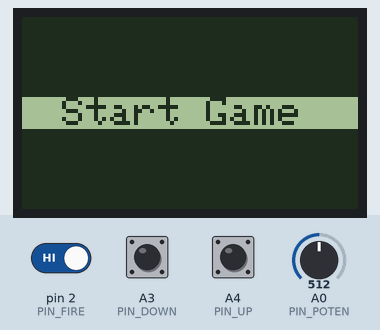
This sketch was run on a simulated Arduino Uno, built with avr-gcc and run on an emulated ATmega328P. Shown: 84×48 one-colour display. The inputs (shaded band) are chosen by the test bench; at power-on: pin 2 (PIN_FIRE) HIGH, A3 (PIN_DOWN) HIGH, A0 (PIN_POTEN) = 512, A4 (PIN_UP) HIGH. Random numbers use the default seed unless the sketch sets one.

Above: at 1.2 s.
1.3 s: pin 2 (PIN_FIRE) driven LOW
At 1.47 s:
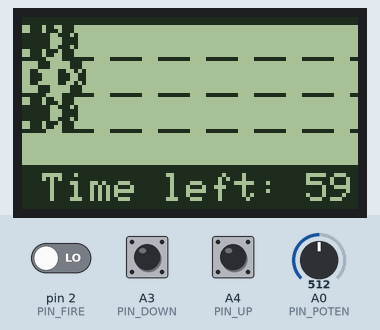
3.7 s: A3 (PIN_DOWN) pulled LOW for 0.15 s
At 5.5 s:
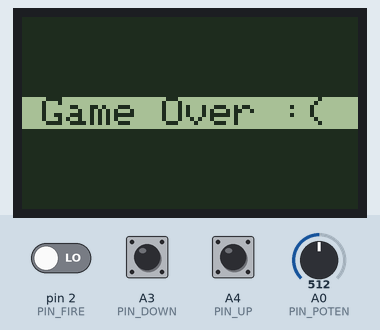
6.8 s: A0 (PIN_POTEN) set to 716
At 7.04 s:
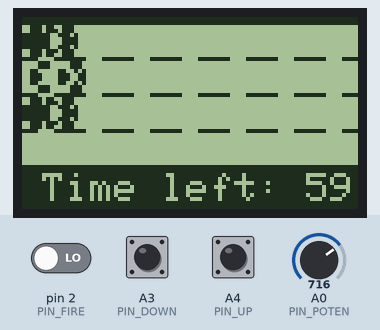
8.3 s: A4 (PIN_UP) pulled LOW for 0.15 s
At 9.1 s:
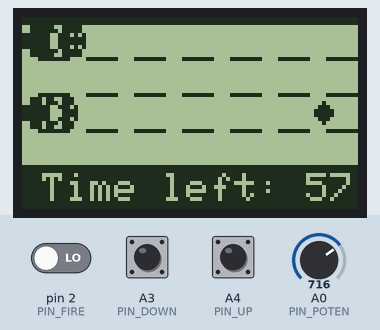
9.9 s: A3 (PIN_DOWN) pulled LOW for 1 s
At 11.6 s:
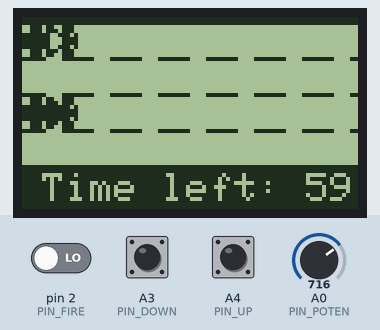
12.4 s: A0 (PIN_POTEN) set to 900
At 18.8 s:
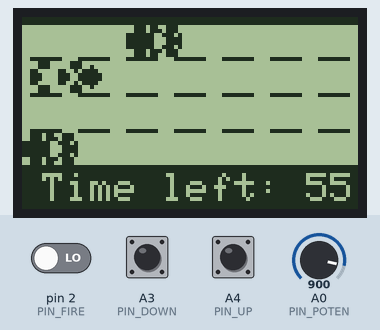
Timing chart, 0 to 20.3 s (numbered marks = the images above; inputs shaded):
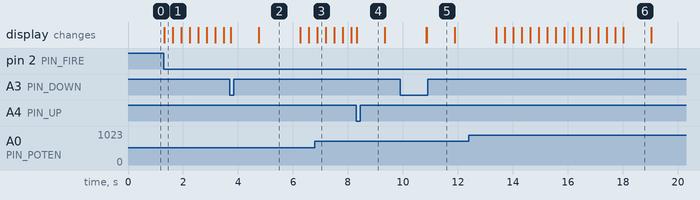

Measured:
- after the input at 1.3 s, the display: changes at once (image 1)
- what the display in image 2 shows lasts 1.5 s, from 4.8 s to 6.3 s
- what the display in image 6 shows lasts 1.0 s, from 18.0 s to 19.0 s

The sketch:

rg19041_Jorge_Run_run.ino
```cpp
#include <SPI.h>
#include <Adafruit_GFX.h>
#include <Adafruit_PCD8544.h>

int RST = 9, CE = 10, DC = 11, DIN = 12, CLK = 13;
Adafruit_PCD8544 display = Adafruit_PCD8544(CLK, DIN, DC, CE, RST);
const int PIN_UP = A4;
const int PIN_DOWN = A3;
const int PIN_FIRE = 2;
const int PIN_POTEN = A0;

const unsigned char white[] PROGMEM = {
  0x38, 0x38, 0x38, 0x38, 0xc1, 0x94, 0xe1, 0xcc, 0xe1, 0xcc, 0xc1, 0x94, 0x38, 0x38, 0x38, 0x38
};

const unsigned char black[] PROGMEM = {
  0x3b, 0x38, 0x3b, 0xb8, 0xfe, 0x74, 0xfe, 0x3c, 0xfe, 0x3c, 0xfe, 0x74, 0x3b, 0xb8, 0x3b, 0x38
};

// 'lanes', 84x19px
const unsigned char lanes [] PROGMEM = {
	0xff, 0x0f, 0xf0, 0xff, 0x0f, 0xf0, 0xff, 0x0f, 0xf0, 0xff, 0x00, 0x00, 0x00, 0x00, 0x00, 0x00,
	0x00, 0x00, 0x00, 0x00, 0x00, 0x00, 0x00, 0x00, 0x00, 0x00, 0x00, 0x00, 0x00, 0x00, 0x00, 0x00,
	0x00, 0x00, 0x00, 0x00, 0x00, 0x00, 0x00, 0x00, 0x00, 0x00, 0x00, 0x00, 0x00, 0x00, 0x00, 0x00,
	0x00, 0x00, 0x00, 0x00, 0x00, 0x00, 0x00, 0x00, 0x00, 0x00, 0x00, 0x00, 0x00, 0x00, 0x00, 0x00,
	0x00, 0x00, 0x00, 0x00, 0x00, 0x00, 0x00, 0x00, 0x00, 0x00, 0x00, 0x00, 0x00, 0x00, 0x00, 0x00,
	0x00, 0x00, 0x00, 0x00, 0x00, 0x00, 0x00, 0x00, 0x00, 0x00, 0x00, 0x00, 0x00, 0x00, 0x00, 0x00,
	0x00, 0x00, 0x00, 0xff, 0x0f, 0xf0, 0xff, 0x0f, 0xf0, 0xff, 0x0f, 0xf0, 0xff, 0x00, 0x00, 0x00,
	0x00, 0x00, 0x00, 0x00, 0x00, 0x00, 0x00, 0x00, 0x00, 0x00, 0x00, 0x00, 0x00, 0x00, 0x00, 0x00,
	0x00, 0x00, 0x00, 0x00, 0x00, 0x00, 0x00, 0x00, 0x00, 0x00, 0x00, 0x00, 0x00, 0x00, 0x00, 0x00,
	0x00, 0x00, 0x00, 0x00, 0x00, 0x00, 0x00, 0x00, 0x00, 0x00, 0x00, 0x00, 0x00, 0x00, 0x00, 0x00,
	0x00, 0x00, 0x00, 0x00, 0x00, 0x00, 0x00, 0x00, 0x00, 0x00, 0x00, 0x00, 0x00, 0x00, 0x00, 0x00,
	0x00, 0x00, 0x00, 0x00, 0x00, 0x00, 0x00, 0x00, 0x00, 0x00, 0x00, 0x00, 0x00, 0x00, 0x00, 0x00,
	0x00, 0x00, 0x00, 0x00, 0x00, 0x00, 0xff, 0x0f, 0xf0, 0xff, 0x0f, 0xf0, 0xff, 0x0f, 0xf0, 0xff,
	0x00
};

// 'finishLine', 6x35px
const unsigned char finishLine [] PROGMEM = {
	0x30, 0x30, 0xcc, 0xcc, 0x30, 0x30, 0xcc, 0xcc, 0x30, 0x30, 0xcc, 0xcc, 0x30, 0x30, 0xcc, 0xcc,
	0x30, 0x30, 0xcc, 0xcc, 0x30, 0x30, 0xcc, 0xcc, 0x30, 0x30, 0xcc, 0xcc, 0x30, 0x30, 0xcc, 0xcc,
	0x30, 0x30, 0xcc
};

class AutomatedCar {
  public:
    const int W = 14;
    const int H = 8;
    int X = 0;
    int Y = 0;
    const int Y_MIN = 2;
    const int Y_MAX = 29;
    const unsigned char* bitmap;

    AutomatedCar(const unsigned char* bmp, int x, int y) {
      bitmap = bmp;
      X = x;
      Y = y;
    }

    void draw() {
      display.drawBitmap(X, Y, bitmap, W, H, BLACK);
    }

    void moveUp() {
      Y = max(Y - 9, Y_MIN);
    }

    void moveDown() {
      Y = min(Y + 9, Y_MAX);
    }

    void accelerate() {
      int randomX = random(1, 4);
      int movement = (randomX*8);
        for(int i = 0; i <= movement; i += 2){
          if(X >= 32) break; // Si la posición X supera el límite de 24, detener el ciclo
          X += 2;
        }
    }

    void changeLane(int otherCar, int playerCarX, int playerCarY) {
      int newY;
      do {
        newY = (otherCar == (Y - 9)) ? Y + 9 : (otherCar == (Y + 9)) ? Y - 9 : Y + random(0, 2) * 18 - 9;
      } while (abs(playerCarX - X) <= W && abs(newY - playerCarY) <= H);
      Y = max(Y_MIN, min(Y_MAX, newY));
    }

};

class ControlledCar : public AutomatedCar {
  public:
    int sensorValue = 0;
    float convertedValue = 0.00;
    float ratio = 0.00;
    int accelerationValue = 0;
    int previousAccelerationValue = 0;
    float currentSpeed = 2;
    const int MAX_DISPLACAMENT = 15;

    ControlledCar(const unsigned char* bmp, int x, int y) : AutomatedCar(bmp, x, y) {}

    void draw() {
      //initialDraw();
      readAcceleration();
      readMovements();
      display.drawBitmap(X, Y, bitmap, W, H, BLACK);
    }

    void initialDraw(){
      if(X>=0 && X<=6){
        X++;
      }
    }

    void accelerate() {
      float accelerationFactor = 0.05;
      float maxSpeed = 3.0;
        if(accelerationValue>5 && accelerationValue<10 && accelerationValue>previousAccelerationValue){
          if(X<MAX_DISPLACAMENT){
            X+=2;
          }else{
            currentSpeed = min(maxSpeed, currentSpeed * (1 + accelerationFactor));
          }
        }
        if(accelerationValue<5 && accelerationValue>0 && accelerationValue<previousAccelerationValue){
          if (X > 0) {X-=2;}
          if(X<MAX_DISPLACAMENT){
            currentSpeed = min(maxSpeed, currentSpeed * (1 - accelerationFactor));
          }
        }
        previousAccelerationValue = accelerationValue;
      }

      void readMovements() {
        int bUp = digitalRead(PIN_UP);
        int bDown = digitalRead(PIN_DOWN);
        if (bUp == LOW) {
          moveUp();
        } else if (bDown == LOW) {
          moveDown();
        }
      }

      void readAcceleration(){
        sensorValue = analogRead(PIN_POTEN);
        ratio = (10.0) / (1023.0);
        convertedValue = (sensorValue) * ratio;
        accelerationValue = ceil(convertedValue);
        accelerate();
      }
};

class Obstacle {
  public:
    int X = 0;
    int Y = 0;
    int W = 5;
    int H = 8;
    bool isActive = false;

    void activate(int x, int yValues[4]) {
      X = x-W;
      Y = yValues[random(0, 4)];
      isActive = true;
    }

    void deactivate() {
      isActive = false;
    }

    void draw(){
      display.setCursor(X,Y);
      display.write(0x04);
    }

    void move() {
      X-=2;
    }
};

class Game {
  public:
    const int DISPLAY_WIDTH = 84;
    const int ROAD_HEIGHT = 35;
    static const int MAX_OBSTACLES = 3;
    const long OBSTACLE_INTERVAL = 2000;
    const long PCCAR_INTERVAL = 3000;
    unsigned long previousMillisObstacle = 0;
    unsigned long previousMillisPCCars = 0;
    unsigned long currentMillis = 0;
    bool menuSelected = false;
    unsigned long cx = 0;
    int yValues[4] = {2, 11, 20, 29};
    ControlledCar* playerCar = new ControlledCar(white,0,11);
    AutomatedCar* pcCarL = new ControlledCar(black,0,2);
    AutomatedCar* pcCarR = new ControlledCar(black,0,20);
    Obstacle obstacles[MAX_OBSTACLES];
    int runCounter = 0;
    bool hasCrossedFinishLine = false;
    //unsigned long temp = 0;
    unsigned long startTime = 0; // Variable para guardar el tiempo de inicio del temporizador
    unsigned long elapsedTime = 0; // Variable para guardar el tiempo transcurrido
    const unsigned long TIMER_DURATION = 60000; // Duración del temporizador en milisegundos (60 segundos)


    void showMenu(){
      display.fillRect(0,0,DISPLAY_WIDTH,48,BLACK);
      display.setCursor(10, 20);
      display.fillRect(0,20,DISPLAY_WIDTH,8,WHITE);
      display.setTextColor(BLACK);
      display.print("Start Game");
      display.display();
    }

    void readButton() {
      int bFire = digitalRead(PIN_FIRE);

      if (bFire == LOW) {
        menuSelected = true;
        startTime = millis();
      }
    }

    void play(){
      currentMillis = millis();
      updateScrolling();
      if(runCounter>=9){
        drawFinishLine();

      }else{
        drawLanes();
      }
      playerCar->draw();
      pcCarL->draw();
      pcCarR->draw();
      drawObstacles();
      MovePCcars();
      showTimer();
      display.display();
      detectCollision();
      detectCarCollision(pcCarL, playerCar);
      detectCarCollision(pcCarR, playerCar);
    }

    void showTimer() {
    display.fillRect(5,39,DISPLAY_WIDTH,13,BLACK);
    display.setTextColor(WHITE);
    display.setCursor(5, 39);
    elapsedTime = millis() - startTime;
    int remainingTime = (TIMER_DURATION - elapsedTime) / 1000; // Calcular tiempo restante en segundos
    display.print("Time left: ");
    if (remainingTime >= 0) { // Si todavía queda tiempo
      display.print(remainingTime);
    } else { // Si el tiempo ha finalizado
      showResult("Time Is Over");
      restartValues();
    }
  }

    void drawLanes(){
      display.fillRect(0,2,DISPLAY_WIDTH,ROAD_HEIGHT,WHITE);
      display.drawBitmap(cx, 10, lanes, DISPLAY_WIDTH, 19, BLACK);
      display.drawBitmap(cx+DISPLAY_WIDTH, 10,  lanes, DISPLAY_WIDTH, 19, BLACK);
    }

    void drawFinishLine(){
      display.fillRect(0,2,DISPLAY_WIDTH,ROAD_HEIGHT,WHITE);
      display.drawBitmap(cx, 10, lanes, DISPLAY_WIDTH, 19, BLACK);
      display.drawBitmap(cx+DISPLAY_WIDTH, 10,  lanes, DISPLAY_WIDTH, 19, BLACK);
      display.drawBitmap(cx+DISPLAY_WIDTH, 2,  finishLine, 6, ROAD_HEIGHT, BLACK);
      if ((playerCar->X+playerCar->W) >= (cx+DISPLAY_WIDTH+12) && !hasCrossedFinishLine) {
          hasCrossedFinishLine = true;
      }
    }

    void drawObstacles(){
      display.setTextColor(BLACK);
      if (currentMillis - previousMillisObstacle >= OBSTACLE_INTERVAL) {
        previousMillisObstacle = currentMillis;
        // Buscar la siguiente posición disponible en el arreglo de obstáculos
        for (int i = 0; i < MAX_OBSTACLES; i++) {
          if (!obstacles[i].isActive) {
            obstacles[i].activate(DISPLAY_WIDTH,yValues);
            break;
          }
        }
      }

      // Iterar sobre el arreglo de obstáculos y dibujar los activos
      for (int i = 0; i < MAX_OBSTACLES; i++) {
        if (obstacles[i].isActive) {
          obstacles[i].move();
          obstacles[i].draw();
          // Verificar si el obstáculo ha llegado al final de la pantalla y desactivarlo
          if (obstacles[i].X <= 0) {
            obstacles[i].deactivate();
          }
        }
      }
    }

    void updateScrolling() {
      if (playerCar->currentSpeed > 2) { // Si la velocidad de desplazamiento es mayor que 1, entonces ajusta las posiciones en X de los elementos
        cx -= playerCar->currentSpeed <= 2.35 ? 3 : playerCar->currentSpeed <= 2.70 ? 4 : 5;
        if (pcCarR->X > 0) {
          pcCarR->X -= (playerCar->currentSpeed);
        }
        if (pcCarL->X > 0) {
          pcCarL->X -= (playerCar->currentSpeed);
        }
        for (int i = 0; i < MAX_OBSTACLES; i++) {
          if (obstacles[i].isActive) {
            obstacles[i].X -= (playerCar->currentSpeed);
          }
        }
      } else{
         cx -= 2;
      }

      if (cx <= -DISPLAY_WIDTH) {
        cx = 0;
        runCounter++;
      }
    }

    void detectCollision() {
      if(!hasCrossedFinishLine){
        for (int i = 0; i < MAX_OBSTACLES; i++) {
          if (obstacles[i].isActive) {
            // Compara la coordenada X del carro con la coordenada X del obstáculo
            if (playerCar->X + playerCar->W >= obstacles[i].X && playerCar->X <= obstacles[i].X + obstacles[i].W) {
              // Verifica si están en la misma posición vertical
              if (playerCar->Y + playerCar->H >= obstacles[i].Y && playerCar->Y <= obstacles[i].Y + obstacles[i].H) {
                // Hay colisión, detener el juego o mostrar un mensaje de "Game Over"
                showResult("Game Over :(");
                restartValues();
                break;
              }
            }
          }
        }
      }
    }

    void detectCarCollision(AutomatedCar* car1, AutomatedCar* car2) {
      // Compara la coordenada X de ambos carros
      if (car1->X + car1->W >= car2->X && car1->X <= car2->X + car2->W) {
        // Verifica si están en la misma posición vertical
        if (car1->Y + car1->H >= car2->Y && car1->Y <= car2->Y + car2->H) {
          // Hay colisión, detener el juego o mostrar un mensaje de "Game Over"
          showResult("Game Over :(");
          restartValues();
        }
      }
    }

    void MovePCcars(){
      const int MAX_SPEED_FOR_PC_CARS = 2;
      bool isPlayerCarSpeedLow = playerCar->currentSpeed <= MAX_SPEED_FOR_PC_CARS;
      bool isChangeLaneTime = currentMillis - previousMillisPCCars >= PCCAR_INTERVAL;

        if (isChangeLaneTime) {
          previousMillisPCCars = currentMillis;
          if (playerCar->Y <= pcCarR->Y && isPlayerCarSpeedLow) {
            pcCarL->accelerate();
          } else {
            pcCarL->changeLane(pcCarR->Y, playerCar->X, playerCar->Y);
          }
          if (playerCar->Y <= pcCarL->Y && isPlayerCarSpeedLow) {
            pcCarR->accelerate();
          } else {
            pcCarR->changeLane(pcCarL->Y, playerCar->X, playerCar->Y);
          }
        }
    }

    void showResult(String message){
      display.fillRect(0,0,DISPLAY_WIDTH,48,BLACK);
      display.setCursor(5, 20);
      display.fillRect(0,20,DISPLAY_WIDTH,8,WHITE);
      display.setTextColor(BLACK);
      display.print(message);
      delay(1000);
      display.display();
      delay(1500);
    }

    finish(){
      if( (playerCar->X+14 > pcCarR->X+14) && (playerCar->X+14 > pcCarL->X+14) ){
        showResult("You Win :)");
      }else{
        showResult("You Lose :(");
      }
      restartValues();
    }

    void restartValues(){
      previousMillisObstacle = millis();
      previousMillisPCCars = millis();
      currentMillis = millis();
      menuSelected = false;
      hasCrossedFinishLine = false;
      cx = 0;
      playerCar->currentSpeed = 2;
      playerCar->X = 0;
      playerCar->Y = 11;
      pcCarR->X = 0;
      pcCarR->Y = 20;
      pcCarL->X = 0;
      pcCarL->Y = 2;
      runCounter = 0;
      for (int i = 0; i < MAX_OBSTACLES; i++) {
        obstacles[i].deactivate();
      }
    }
};

Game game;

void setup() {
  Serial.begin(9600);
  _display_initialization();
  _buttons_initialization();
}

void loop() {
  while(!game.menuSelected){
    game.showMenu();
    game.readButton();
  }
  if(game.hasCrossedFinishLine){
    game.finish();
  }else{
    game.play();
  }
}
```

buttons.ino
```cpp
void _buttons_initialization(){
  pinMode(PIN_UP, INPUT);
  pinMode(PIN_DOWN, INPUT);
  pinMode(PIN_FIRE, INPUT);
}
```

display.ino
```cpp
void _display_initialization(){
  // Inicialización de la comunicación con la pantalla
  display.begin();
  // Establecer el contraste del display (0 a 127)
  display.setContrast(50);
  // Limpiar la pantalla
  display.clearDisplay();
  // Establecer el tamaño del texto
  display.setTextSize(1);
  // Establecer el color del texto (1: negro, 0: blanco)
  display.setTextColor(WHITE);
}
```
